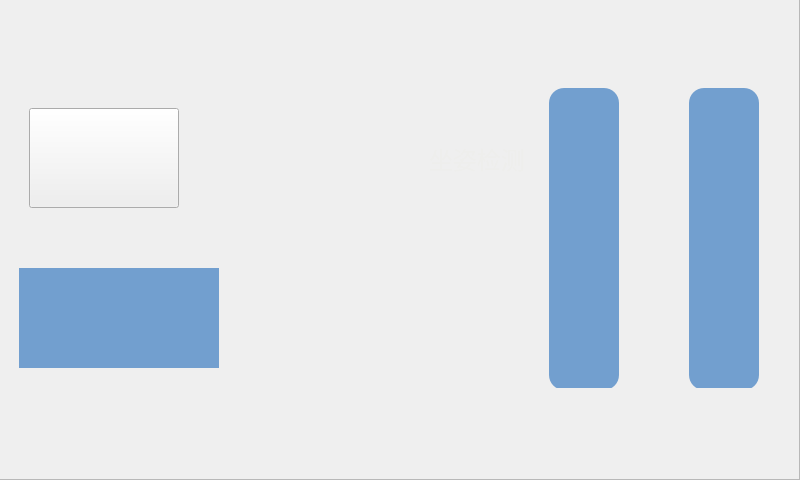
<?xml version="1.0" encoding="UTF-8"?>
<ui version="4.0">
 <class>set</class>
 <widget class="QWidget" name="set">
  <property name="geometry">
   <rect>
    <x>0</x>
    <y>0</y>
    <width>800</width>
    <height>480</height>
   </rect>
  </property>
  <property name="minimumSize">
   <size>
    <width>800</width>
    <height>480</height>
   </size>
  </property>
  <property name="maximumSize">
   <size>
    <width>800</width>
    <height>480</height>
   </size>
  </property>
  <property name="windowTitle">
   <string>Form</string>
  </property>
  <widget class="QFrame" name="frame">
   <property name="geometry">
    <rect>
     <x>-1</x>
     <y>-2</y>
     <width>801</width>
     <height>482</height>
    </rect>
   </property>
   <property name="minimumSize">
    <size>
     <width>801</width>
     <height>482</height>
    </size>
   </property>
   <property name="maximumSize">
    <size>
     <width>801</width>
     <height>482</height>
    </size>
   </property>
   <property name="styleSheet">
    <string notr="true">QFrame#frame{background-image: url(:/aaa.jpg);}</string>
   </property>
   <property name="frameShape">
    <enum>QFrame::StyledPanel</enum>
   </property>
   <property name="frameShadow">
    <enum>QFrame::Raised</enum>
   </property>
   <widget class="QSlider" name="brightness">
    <property name="geometry">
     <rect>
      <x>690</x>
      <y>90</y>
      <width>70</width>
      <height>300</height>
     </rect>
    </property>
    <property name="minimumSize">
     <size>
      <width>70</width>
      <height>300</height>
     </size>
    </property>
    <property name="maximumSize">
     <size>
      <width>70</width>
      <height>300</height>
     </size>
    </property>
    <property name="styleSheet">
     <string notr="true">QSlider::groove:vertical{border: 0px solid #bbb;}
QSlider::add-page:vertical{background-color: rgb(32, 74, 135);border-radius: 15px; }
QSlider::sub-page:vertical{background-color: rgb(114, 159, 207);border-radius: 15px;}
QSlider::handle:vertical {border-image: url(:/image/brightness.png);height: 60px; margin-top:-30px;margin-bottom:-30px;}
QSlider::handle:vertical:hover{border-image: url(:/image/brightness.png);height: 60px;margin-top:-30px;margin-bottom:-30px;}</string>
    </property>
    <property name="maximum">
     <number>25</number>
    </property>
    <property name="pageStep">
     <number>1</number>
    </property>
    <property name="value">
     <number>0</number>
    </property>
    <property name="orientation">
     <enum>Qt::Vertical</enum>
    </property>
   </widget>
   <widget class="QPushButton" name="zzjc">
    <property name="geometry">
     <rect>
      <x>30</x>
      <y>110</y>
      <width>150</width>
      <height>100</height>
     </rect>
    </property>
    <property name="minimumSize">
     <size>
      <width>150</width>
      <height>100</height>
     </size>
    </property>
    <property name="maximumSize">
     <size>
      <width>150</width>
      <height>100</height>
     </size>
    </property>
    <property name="styleSheet">
     <string notr="true">QPushButton{
	
	border-image: url(:/image/switch close.png);
}</string>
    </property>
    <property name="text">
     <string/>
    </property>
    <property name="checkable">
     <bool>true</bool>
    </property>
    <property name="checked">
     <bool>false</bool>
    </property>
   </widget>
   <widget class="QLabel" name="label">
    <property name="geometry">
     <rect>
      <x>430</x>
      <y>110</y>
      <width>100</width>
      <height>100</height>
     </rect>
    </property>
    <property name="minimumSize">
     <size>
      <width>100</width>
      <height>100</height>
     </size>
    </property>
    <property name="maximumSize">
     <size>
      <width>100</width>
      <height>100</height>
     </size>
    </property>
    <property name="styleSheet">
     <string notr="true">QLabel{
border:none;
background:transparent;
border-radius: 15px;
font-size:24px;
color: rgb(238, 238, 236);
}</string>
    </property>
    <property name="text">
     <string>坐姿检测</string>
    </property>
   </widget>
   <widget class="QLabel" name="label_2">
    <property name="geometry">
     <rect>
      <x>20</x>
      <y>270</y>
      <width>200</width>
      <height>100</height>
     </rect>
    </property>
    <property name="minimumSize">
     <size>
      <width>200</width>
      <height>100</height>
     </size>
    </property>
    <property name="maximumSize">
     <size>
      <width>200</width>
      <height>100</height>
     </size>
    </property>
    <property name="styleSheet">
     <string notr="true">QLabel{background-color: rgb(114, 159, 207);font-size:24px;}
</string>
    </property>
    <property name="text">
     <string/>
    </property>
   </widget>
   <widget class="QSlider" name="music">
    <property name="geometry">
     <rect>
      <x>550</x>
      <y>90</y>
      <width>70</width>
      <height>300</height>
     </rect>
    </property>
    <property name="minimumSize">
     <size>
      <width>70</width>
      <height>300</height>
     </size>
    </property>
    <property name="maximumSize">
     <size>
      <width>70</width>
      <height>300</height>
     </size>
    </property>
    <property name="styleSheet">
     <string notr="true">QSlider::groove:vertical{
border: 0px solid #bbb;
}
QSlider::add-page:vertical{
background-color: rgb(32, 74, 135);
border-radius: 15px; 
}
QSlider::sub-page:vertical{
background-color: rgb(114, 159, 207);
border-radius: 15px;
}
QSlider::handle:vertical {
border-image: url(:/image/music.png);
height: 60px; 
margin-top:-30px;
margin-bottom:-30px;
}
QSlider::handle:vertical:hover{
border-image: url(:/image/music.png);
height: 60px;
margin-top:-30px;
margin-bottom:-30px;
}</string>
    </property>
    <property name="maximum">
     <number>25</number>
    </property>
    <property name="pageStep">
     <number>1</number>
    </property>
    <property name="value">
     <number>0</number>
    </property>
    <property name="orientation">
     <enum>Qt::Vertical</enum>
    </property>
   </widget>
  </widget>
 </widget>
 <resources/>
 <connections/>
</ui>
